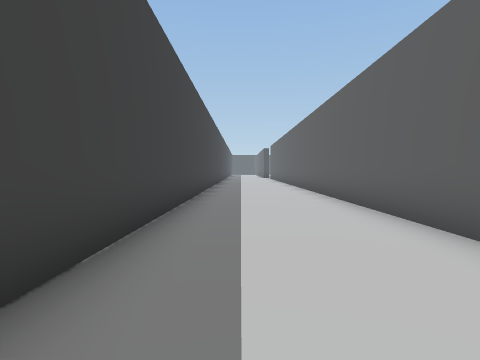
view 1 (above)

19 first-person views from a walk through a 3-D level made in the Unity game engine. The camera is 1.5 m above the floor, tilts 2° down and sees 80° across. The floor is counted in squares, 2 m on a side. Each view is taken from the middle of a square. On the plan, view 1 faces up. The plan holds only what a view shows up to about 10 squares ahead; the rest is blank. The place goes on beyond the plan. The player character is not drawn.

view 2
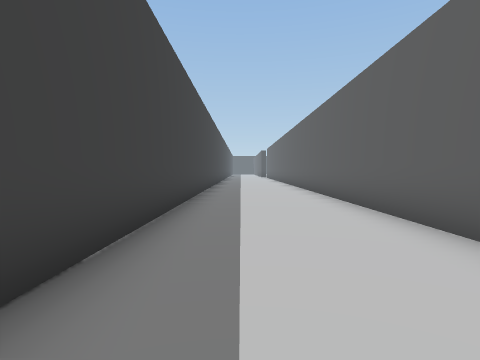

view 3
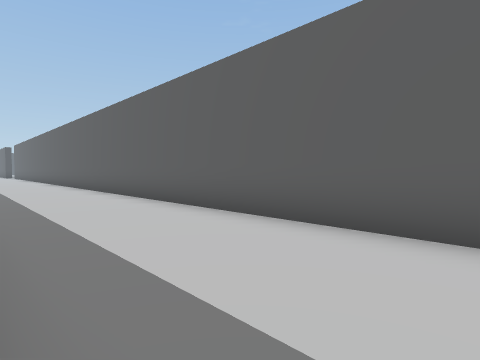

view 4
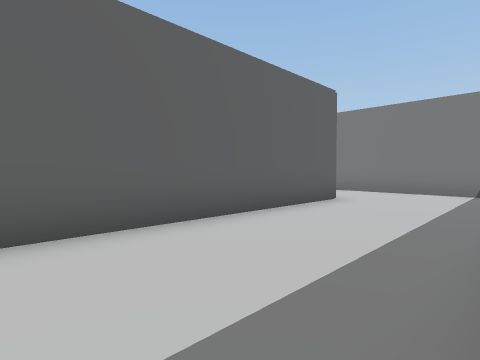

view 5
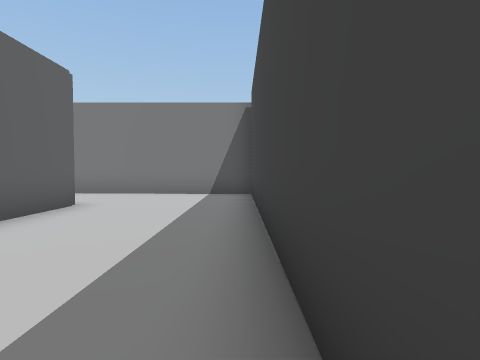

view 6
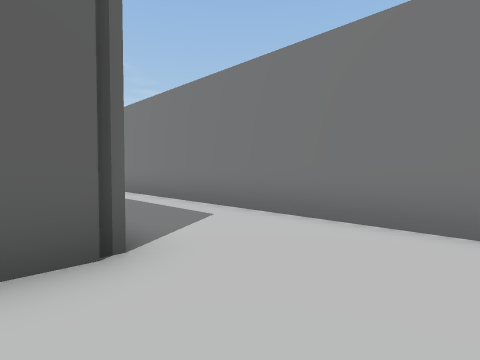

view 7
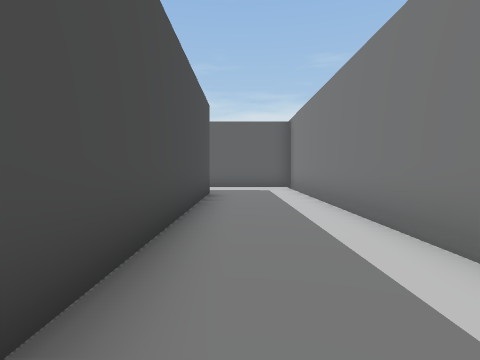

view 8
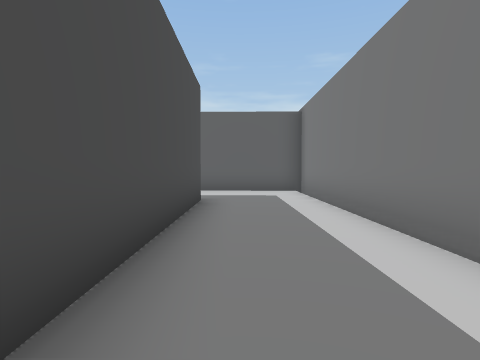

view 9
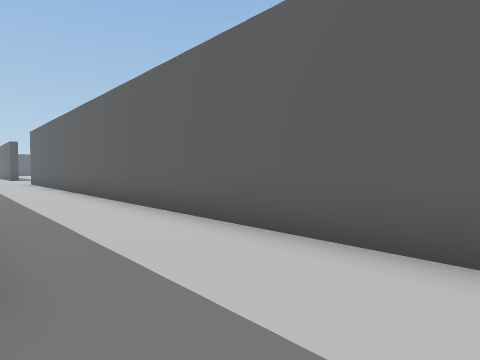

view 10
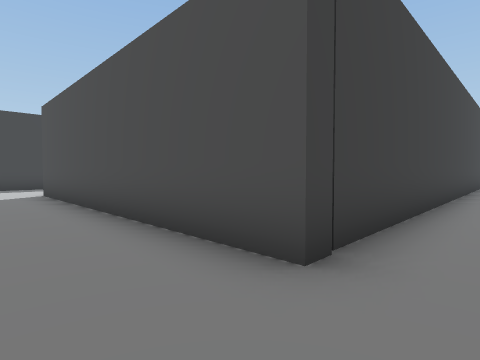

view 11
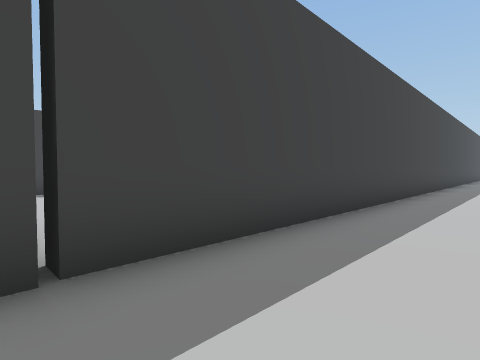

view 12
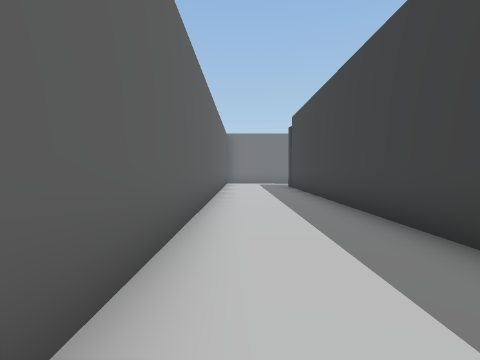

view 13
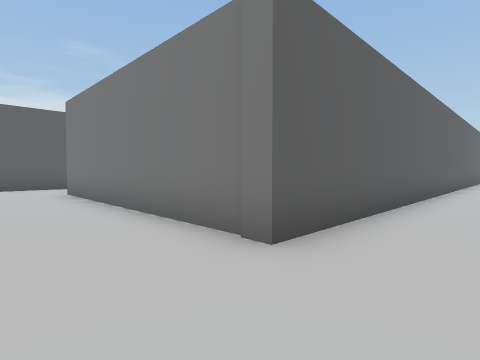

view 14
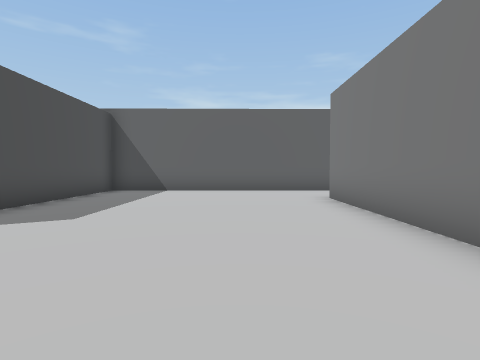

view 15
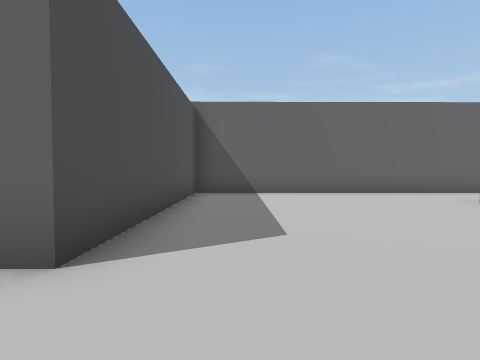

view 16
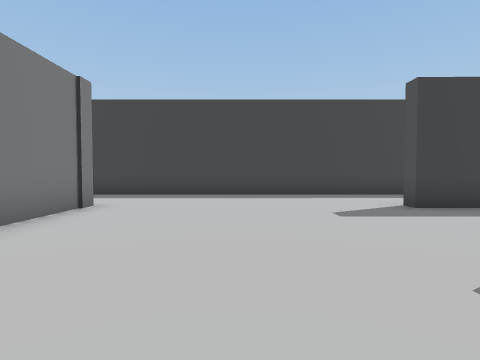

view 17
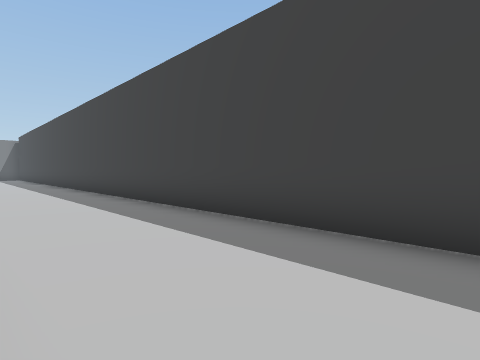

view 18
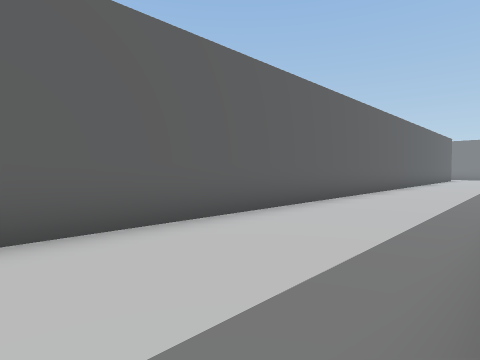

view 19
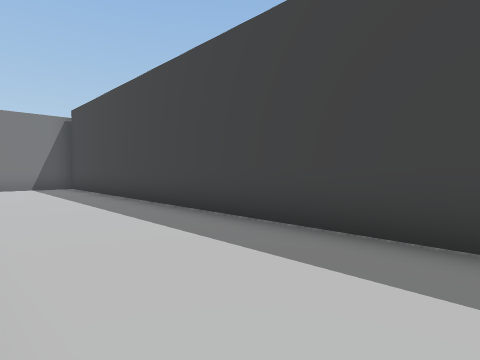

### Floor plan
Points are (right, up) in squares from view 1. A wall is a line through its corners. A room is listed if a view was taken in it or the views show most of it. See-through windows are left out.
Room 1 (views 1, 2, 3, 4, 5, 6, 7, 8, 9, 10, 11, 12, 17, 18, 19)
walls: (11.7, 1) (11.7, -11.1) (2.4, -11.1) (2.5, 11.8); (-1.4, -14.1) (14.7, -14.1) (14.8, 4.7); (11.7, -10.5) (11.2, -10.5); (11.7, 5.4) (11.7, 3.2); (-1.3, 11.8) (-1.3, -13.2)
ways out: opening at (13.5, 4.5) to room 2
Room 2 (views 13, 14, 15, 16)
walls: (14.8, 4.7) (22.4, 4.7); (15.1, 12.5) (15.1, 11.6) (14.7, 11.6); (24.8, 4.5) (24.8, 11.4) (18.1, 11.4) (18.1, 11.9); (11.7, 12.6) (11.7, 5.4)
ways out: opening at (13.5, 4.5) to room 1; opening at (23.5, 4); gap at (18, 12)

Where each view was taken, in squares from view 1:
view 1: 0 up, 0 right, facing up
view 2: 3 down, 0 right, facing up
view 3: 6 down, 1 left, facing up-right
view 4: 4 down, 1 left, facing down-right
view 5: 5 down, 1 left, facing down
view 6: 10 down, 0 right, facing down-right
view 7: 12 down, 3 right, facing right
view 8: 12 down, 5 right, facing right
view 9: 13 down, 12 right, facing up-right
view 10: 13 down, 13 right, facing up-left
view 11: 11 down, 14 right, facing up-left
view 12: 2 up, 14 right, facing down
view 13: 7 up, 13 right, facing down-right
view 14: 7 up, 15 right, facing right
view 15: 10 up, 16 right, facing right
view 16: 8 up, 21 right, facing left
view 17: 12 up, 2 right, facing down-left
view 18: 12 up, 1 left, facing down-right
view 19: 1 down, 2 right, facing down-left
